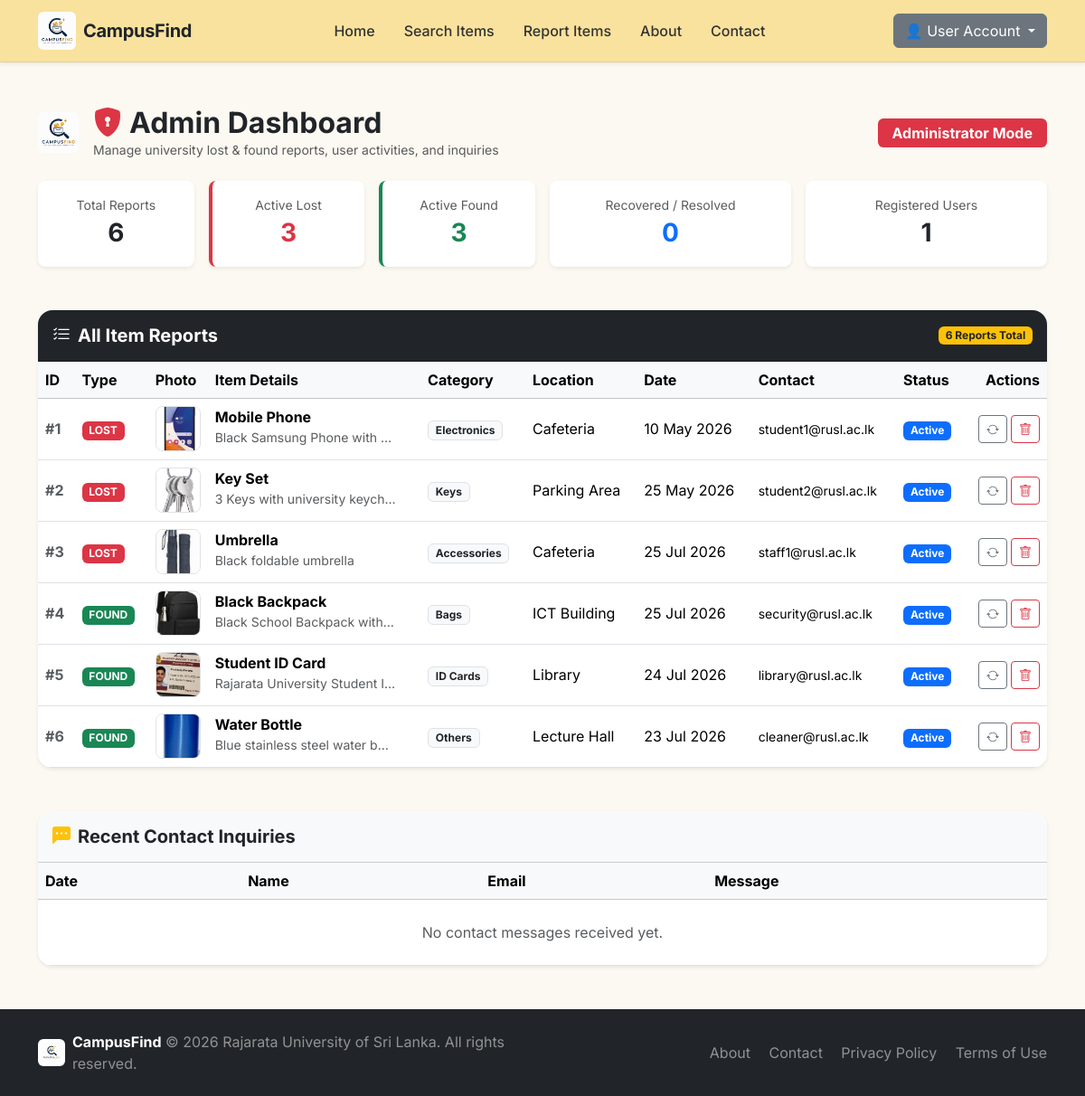
/admin.php (signed in), run on the app's committed database.
### tables this page shows
CREATE TABLE IF NOT EXISTS `items` (
    `item_id` INT AUTO_INCREMENT PRIMARY KEY,
    `user_id` INT DEFAULT NULL,
    `report_type` ENUM('lost', 'found') NOT NULL,
    `item_name` VARCHAR(150) NOT NULL,
    `category` VARCHAR(50) NOT NULL,
    `description` TEXT NOT NULL,
    `location` VARCHAR(100) NOT NULL,
    `event_date` DATE NOT NULL,
    `event_time` TIME DEFAULT NULL,
    `image_path` VARCHAR(255) DEFAULT 'default_item.png',
    `contact_email` VARCHAR(150) NOT NULL,
    `status` ENUM('active', 'claimed', 'resolved') DEFAULT 'active',
    `created_at` TIMESTAMP DEFAULT CURRENT_TIMESTAMP,
    CONSTRAINT `fk_items_user` FOREIGN KEY (`user_id`) REFERENCES `users` (`user_id`) ON DELETE SET NULL
);

### config/db.php (called while the page is built, shortened)
<?php
function getItemImageUrl($imagePath, $itemName = 'Item') {
    if (!empty($imagePath)) {
        $uploadsFile = __DIR__ . '/../uploads/' . basename($imagePath);
        $imageFile = __DIR__ . '/../image/' . basename($imagePath);
        if (file_exists($imageFile) && !is_dir($imageFile)) {
            return 'image/' . htmlspecialchars(basename($imagePath));
        }
    }
    $label = urlencode(mb_strtoupper($itemName));
    return 'https://placehold.co/400x220/f7f4ea/a08c3a?font=open-sans&text=' . $label;
}

### admin.php (the view, shortened to what this page needs)
<?php
require_once __DIR__ . '/includes/header.php';
$totalItems    = $pdo->query("SELECT COUNT(*) FROM items")->fetchColumn();
$activeLost    = $pdo->query("SELECT COUNT(*) FROM items WHERE report_type = 'lost' AND status = 'active'")->fetchColumn();
$activeFound   = $pdo->query("SELECT COUNT(*) FROM items WHERE report_type = 'found' AND status = 'active'")->fetchColumn();
$resolvedItems = $pdo->query("SELECT COUNT(*) FROM items WHERE status = 'claimed'")->fetchColumn();
$totalUsers    = $pdo->query("SELECT COUNT(*) FROM users")->fetchColumn();
$stmt = $pdo->query("
    SELECT i.*, u.full_name as reporter_name
    FROM items i
    LEFT JOIN users u ON i.user_id = u.user_id
    ORDER BY i.created_at DESC
");
$allItems = $stmt->fetchAll();
$msgStmt = $pdo->query("SELECT * FROM contact_messages ORDER BY submitted_at DESC LIMIT 5");
$recentMsgs = $msgStmt->fetchAll();
?>
<div class="container py-5">
    <div class="d-flex justify-content-between align-items-center mb-4">
        <div class="d-flex align-items-center">
            <img src="image/logo.png" alt="CampusFind Logo" width="45" height="45" class="me-3 rounded-2" style="object-fit: contain;">
            <div>
                <h2 class="fw-bold mb-0"><i class="bi bi-shield-lock-fill text-danger me-2"></i>Admin Dashboard</h2>
                <p class="text-muted mb-0 small">Manage university lost & found reports, user activities, and inquiries</p>
            </div>
        </div>
        <span class="badge bg-danger px-3 py-2 fs-6">Administrator Mode</span>
    </div>
    <div class="row g-3 mb-5">
        <div class="col-md-4 col-lg-2">
            <div class="card shadow-sm border-0 p-3 text-center rounded-3">
                <span class="text-muted small">Total Reports</span>
                <h3 class="fw-bold my-1"><?= $totalItems ?></h3>
            </div>
        </div>
        <div class="col-md-4 col-lg-2">
            <div class="card shadow-sm border-0 p-3 text-center rounded-3 border-start border-danger border-4">
                <span class="text-muted small">Active Lost</span>
                <h3 class="fw-bold text-danger my-1"><?= $activeLost ?></h3>
            </div>
        </div>
        <div class="col-md-4 col-lg-2">
            <div class="card shadow-sm border-0 p-3 text-center rounded-3 border-start border-success border-4">
                <span class="text-muted small">Active Found</span>
                <h3 class="fw-bold text-success my-1"><?= $activeFound ?></h3>
            </div>
        </div>
        <div class="col-md-4 col-lg-3">
            <div class="card shadow-sm border-0 p-3 text-center rounded-3">
                <span class="text-muted small">Recovered / Resolved</span>
                <h3 class="fw-bold text-primary my-1"><?= $resolvedItems ?></h3>
            </div>
        </div>
        <div class="col-md-4 col-lg-3">
            <div class="card shadow-sm border-0 p-3 text-center rounded-3">
                <span class="text-muted small">Registered Users</span>
                <h3 class="fw-bold text-dark my-1"><?= $totalUsers ?></h3>
            </div>
        </div>
    </div>
    <div class="card shadow-sm border-0 rounded-4 overflow-hidden mb-5">
        <div class="card-header bg-dark text-white py-3 d-flex justify-content-between align-items-center">
            <h5 class="fw-bold mb-0"><i class="bi bi-list-check me-2"></i>All Item Reports</h5>
            <span class="badge bg-warning text-dark"><?= count($allItems) ?> Reports Total</span>
        </div>
        <div class="table-responsive">
            <table class="table table-hover align-middle mb-0">
                <thead class="table-light">
                    <tr>
                        <th>ID</th>
                        <th>Type</th>
                        <th style="width: 50px;">Photo</th>
                        <th>Item Details</th>
                        <th>Category</th>
                        <th>Location</th>
                        <th>Date</th>
                        <th>Contact</th>
                        <th>Status</th>
                        <th class="text-end">Actions</th>
                    </tr>
                </thead>
                <tbody>
                    <?php if (!empty($allItems)): ?>
                        <?php foreach ($allItems as $item): ?>
                            <tr>
                                <td class="fw-bold text-muted">#<?= $item['item_id'] ?></td>
                                <td>
                                    <span class="badge <?= ($item['report_type'] === 'lost') ? 'bg-danger' : 'bg-success' ?>">
                                        <?= strtoupper($item['report_type']) ?>
                                    </span>
                                </td>
                                <td>
                                    <img src="<?= getItemImageUrl($item['image_path'] ?? '', $item['item_name']) ?>" alt="Thumbnail" class="rounded-3 border" style="width: 50px; height: 50px; object-fit: cover;">
                                </td>
                                <td>
                                    <div class="fw-bold"><?= htmlspecialchars($item['item_name']) ?></div>
                                    <small class="text-muted text-truncate d-inline-block" style="max-width: 200px;">
                                        <?= htmlspecialchars($item['description']) ?>
                                    </small>
                                </td>
                                <td><span class="badge bg-light text-dark border"><?= htmlspecialchars($item['category']) ?></span></td>
                                <td><?= htmlspecialchars($item['location']) ?></td>
                                <td><?= date('d M Y', strtotime($item['event_date'])) ?></td>
                                <td><small class="text-truncate d-block" style="max-width: 140px;"><?= htmlspecialchars($item['contact_email']) ?></small></td>
                                <td>
                                    <span class="badge <?= ($item['status'] === 'active') ? 'bg-primary' : 'bg-secondary' ?>">
                                        <?= ucfirst($item['status']) ?>
                                    </span>
                                </td>
                                <td class="text-end">
                                    <div class="d-inline-flex gap-1">
                                        <form method="POST" class="d-inline">
                                            <button type="submit" class="btn btn-outline-secondary btn-sm" title="Toggle Active/Claimed">
                                                <i class="bi bi-arrow-repeat"></i>
                                            </button>
                                        </form>
                                        <form method="POST" class="d-inline" onsubmit="return confirm('Permanently delete item report #<?= $item['item_id'] ?>?');">
                                            <button type="submit" class="btn btn-outline-danger btn-sm" title="Delete Report">
                                                <i class="bi bi-trash"></i>
                                            </button>
                                        </form>
                                    </div>
                                </td>
                            </tr>
                        <?php endforeach; ?>
                    <?php else: ?>
                        <tr><td colspan="10" class="text-center py-4 text-muted">No records found.</td></tr>
                    <?php endif; ?>
                </tbody>
            </table>
        </div>
    </div>
    <div class="card shadow-sm border-0 rounded-4 overflow-hidden">
        <div class="card-header bg-light py-3">
            <h5 class="fw-bold mb-0"><i class="bi bi-chat-left-dots-fill me-2 text-warning"></i>Recent Contact Inquiries</h5>
        </div>
        <div class="table-responsive">
            <table class="table table-hover align-middle mb-0">
                <thead class="table-light">
                    <tr>
                        <th>Date</th>
                        <th>Name</th>
                        <th>Email</th>
                        <th>Message</th>
                    </tr>
                </thead>
                <tbody>
                    <?php if (!empty($recentMsgs)): ?>
                        <?php foreach ($recentMsgs as $msg): ?>
                            <tr>
                                <td><small class="text-muted"><?= date('d M Y, h:i A', strtotime($msg['submitted_at'])) ?></small></td>
                                <td class="fw-semibold"><?= htmlspecialchars($msg['name']) ?></td>
                                <td><a href="mailto:<?= htmlspecialchars($msg['email']) ?>"><?= htmlspecialchars($msg['email']) ?></a></td>
                                <td><?= htmlspecialchars($msg['message']) ?></td>
                            </tr>
                        <?php endforeach; ?>
                    <?php else: ?>
                        <tr><td colspan="4" class="text-center py-4 text-muted">No contact messages received yet.</td></tr>
                    <?php endif; ?>
                </tbody>
            </table>
        </div>
    </div>
</div>
<?php require_once __DIR__ . '/includes/footer.php'; ?>

### css/style.css (style rules this page uses)
:root { --primary-yellow: #f8c843; --primary-yellow-hover: #e5b42d; --warm-navbar-bg: #f9e29d; --warm-bg: #fcf9f2; --dark-text: #212529; --card-border: #e2e8f0; --card-radius: 14px; --transition-fast: 0.2s ease; --shadow-sm: 0 2px 8px rgba(0, 0, 0, 0.06); --shadow-hover: 0 12px 32px rgba(0, 0, 0, 0.12); }
body { font-family: 'Inter', -apple-system, BlinkMacSystemFont, "Segoe UI", Roboto, Arial, sans-serif; background-color: var(--warm-bg); color: var(--dark-text); min-height: 100vh; display: flex; flex-direction: column; }

### data on the page
items: item_id "1", report_type "LOST", image_path+item_name (picture), item_name "Mobile Phone", description "Black Samsung Phone with…", category "Electronics", location "Cafeteria", event_date "10 May 2026", contact_email "student1@rusl.ac.lk", status "Active"
items: item_id "2", report_type "LOST", image_path+item_name (picture), item_name "Key Set", description "3 Keys with university keych…", category "Keys", location "Parking Area", event_date "25 May 2026", contact_email "student2@rusl.ac.lk", status "Active"
items: item_id "3", report_type "LOST", image_path+item_name (picture), item_name "Umbrella", description "Black foldable umbrella", category "Accessories", location "Cafeteria", event_date "25 Jul 2026", contact_email "staff1@rusl.ac.lk", status "Active"
items: item_id "4", report_type "FOUND", image_path+item_name (picture), item_name "Black Backpack", description "Black School Backpack with…", category "Bags", location "ICT Building", event_date "25 Jul 2026", contact_email "security@rusl.ac.lk", status "Active"
items: item_id "5", report_type "FOUND", image_path+item_name (picture), item_name "Student ID Card", description "Rajarata University Student I…", category "ID Cards", location "Library", event_date "24 Jul 2026", contact_email "library@rusl.ac.lk", status "Active"
items: item_id "6", report_type "FOUND", image_path+item_name (picture), item_name "Water Bottle", description "Blue stainless steel water b…", category "Others", location "Lecture Hall", event_date "23 Jul 2026", contact_email "cleaner@rusl.ac.lk", status "Active"

### other printed values
$totalItems "6"
$activeLost "3"
$activeFound "3"
$resolvedItems "0"
$totalUsers "1"
count($allItems) "6"
